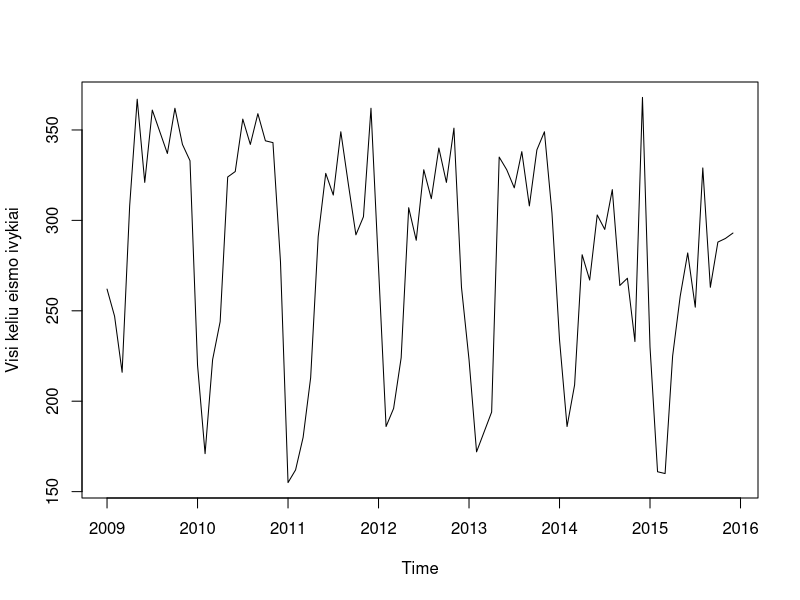
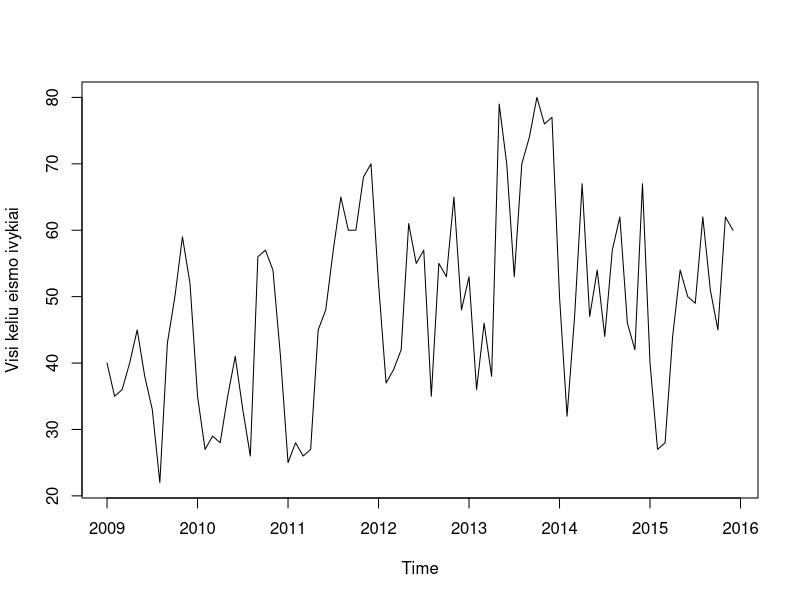

R code for these plots, in order:
## ---- chunk 1
library(readxl)
data<-read_excel('duom2015.xls')
rawdata<-read_excel('tidy2015.xls')
agreguoti <- read_excel("agreguoti2009-2015.xls")
head(data)
head(rawdata)
head(agreguoti)
## ---- chunk 2
Vilniusm <- rawdata[rawdata[,1] == "Vilniaus m. sav.",]
Kaunasm <- rawdata[rawdata[,1] == "Kauno m. sav.",]
Siauliaim <- rawdata[rawdata[,1] == "siauliu m. sav.",]
Klaipedam <- rawdata[rawdata[,1] == "Klaipedos m. sav.",]
Panevezysm <- rawdata[rawdata[,1] == "Panevezio m. sav.",]

## ---- chunk 3
vyruskV<-sum(na.omit(as.numeric(Vilniusm[,19]=="Vyras")))
moteruskV<-sum(na.omit(as.numeric(Vilniusm[,19]=="Moteris")))
visoV<-(vyruskV+moteruskV)
vyruprocV=vyruskV/visoV*100
moteruprocV=moteruskV/visoV*100
## ---- chunk 4
vyruskK<-sum(na.omit(as.numeric(Kaunasm[,19]=="Vyras")))
moteruskK<-sum(na.omit(as.numeric(Kaunasm[,19]=="Moteris")))
visoK<-(vyruskK+moteruskK)
vyruprocK=vyruskK/visoK*100
moteruprocK=moteruskK/visoK*100
## ---- chunk 5
vyruskS<-sum(na.omit(as.numeric(Siauliaim[,19]=="Vyras")))
moteruskS<-sum(na.omit(as.numeric(Siauliaim[,19]=="Moteris")))
visoS<-(vyruskS+moteruskS)
vyruprocS=vyruskS/visoS*100
moteruprocS=moteruskS/visoS*100
## ---- chunk 6
vyruskKl<-sum(na.omit(as.numeric(Klaipedam[,19]=="Vyras")))
moteruskKl<-sum(na.omit(as.numeric(Klaipedam[,19]=="Moteris")))
visoKl<-(vyruskKl+moteruskKl)
vyruprocKl=vyruskKl/visoKl*100
moteruprocKl=moteruskKl/visoKl*100
## ---- chunk 7
vyruskP<-sum(na.omit(as.numeric(Panevezysm[,19]=="Vyras")))
moteruskP<-sum(na.omit(as.numeric(Panevezysm[,19]=="Moteris")))
visoP<-(vyruskP+moteruskP)
vyruprocP=vyruskP/visoP*100
moteruprocP=moteruskP/visoP*100
## ---- chunk 8
Vilniusm <- rawdata[rawdata[,1] == "Vilniaus m. sav.",]
sum(Vilniusm[,"Lytis"]=="Vyras")
## ---- chunk 9
nukenteje <- (rawdata[,5] + rawdata[,6])/rawdata[,4]
data <- cbind(rawdata, nukenteje)
## ---- chunk 10
a <- ts(agreguoti[agreguoti[,3] == "Lietuvos Respublika", 4], start=c(2009,1),  frequency = 12)
plot(a)
b <- ts(agreguoti[agreguoti[,3] == "Vilniaus m. sav.", 4], start=c(2009,1), frequency = 12)
plot(b)
